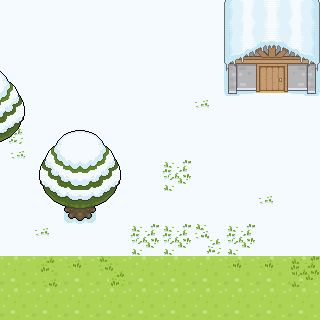

A level layout from a 2D game, rendered from its tile map. Below: a short description, then the map file with tile-grid data replaced by summaries:
An orthogonal 10x10 tile map with 32x32 px tiles, 4 tile layers (under0, under1, under2, over0), 4 tilesets and 2 objects.

<map version="1.0" orientation="orthogonal" renderorder="right-down" width="10" height="10" tilewidth="32" tileheight="32" nextobjectid="42">
 <tileset firstgid="1" name="Revolution_Grasslands" tilewidth="32" tileheight="32" tilecount="190">
  <image source="revolution_grasslands.png" trans="a349a4" width="320" height="608" />
 </tileset>
 <tileset firstgid="191" name="revolution_snow" tilewidth="32" tileheight="32" tilecount="154">
  <image source="revolution_snow.png" trans="a349a4" width="352" height="448" />
 </tileset>
 <tileset firstgid="345" name="revolution_town" tilewidth="32" tileheight="32" tilecount="275">
  <image source="revolution_town.png" trans="a349a4" width="352" height="831" />
 </tileset>
 <tileset firstgid="620" source="water.tsx" />
 <layer name="under0" width="10" height="10">
  <data>[100 cells, 100 non-empty, 10 distinct tile ids]</data>
 </layer>
 <layer name="under1" width="10" height="10">
  <data>[100 cells, 4 non-empty, 4 distinct tile ids]</data>
 </layer>
 <layer name="under2" width="10" height="10">
  <data>[100 cells, 0 non-empty, 0 distinct tile ids]</data>
 </layer>
 <layer name="over0" width="10" height="10">
  <data>[100 cells, 18 non-empty, 15 distinct tile ids]</data>
 </layer>
 <objectgroup name="walls">
  <object id="32" x="-32" y="128" width="32" height="32" />
  <object id="34" x="224" y="32" width="96" height="64" />
 </objectgroup>
</map>
